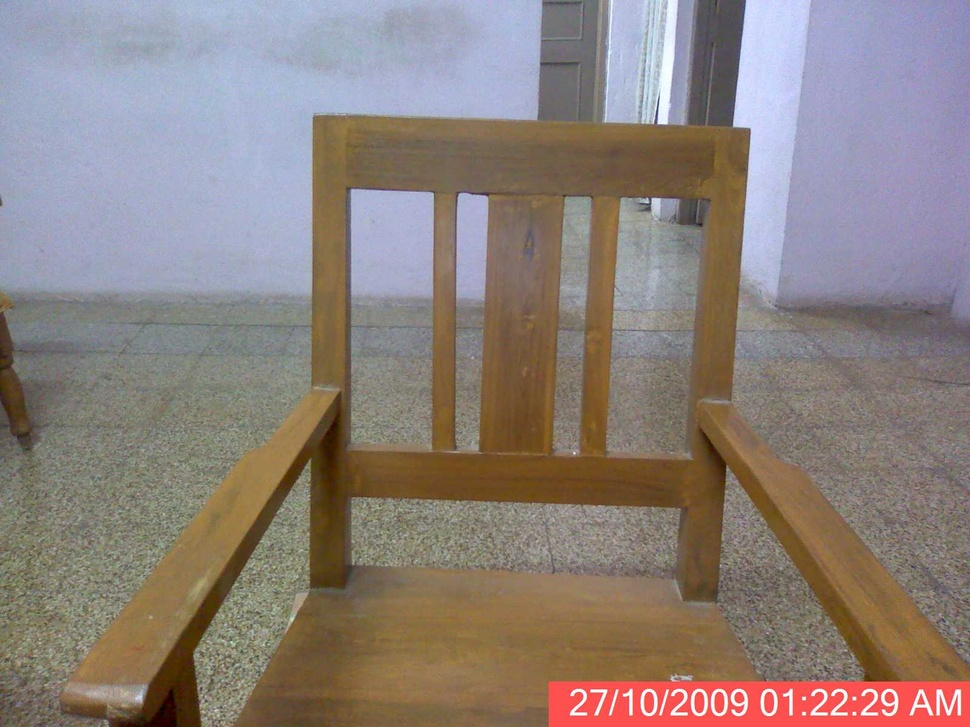
%> input picture SEM 06/IPML/1. Basic Image Processing and Operations on Images/c1.jpg, 970 x 727 px, shrunk from 1600 x 1200 before the run
$ octave ipml1_2.m   (GNU Octave 9; MATLAB toolbox functions it lacks are replaced by stand-ins)
%> lines starting %> are read from the running program, lines starting %| are printed output that depends on the picture
clc
close all
clear all
img1=imread('c1.jpg');
%> img1 is the input picture: size 727x970x3 uint8; mean R, G, B 140.7, 128.9, 123.7
img2=imread('c2.jpg');
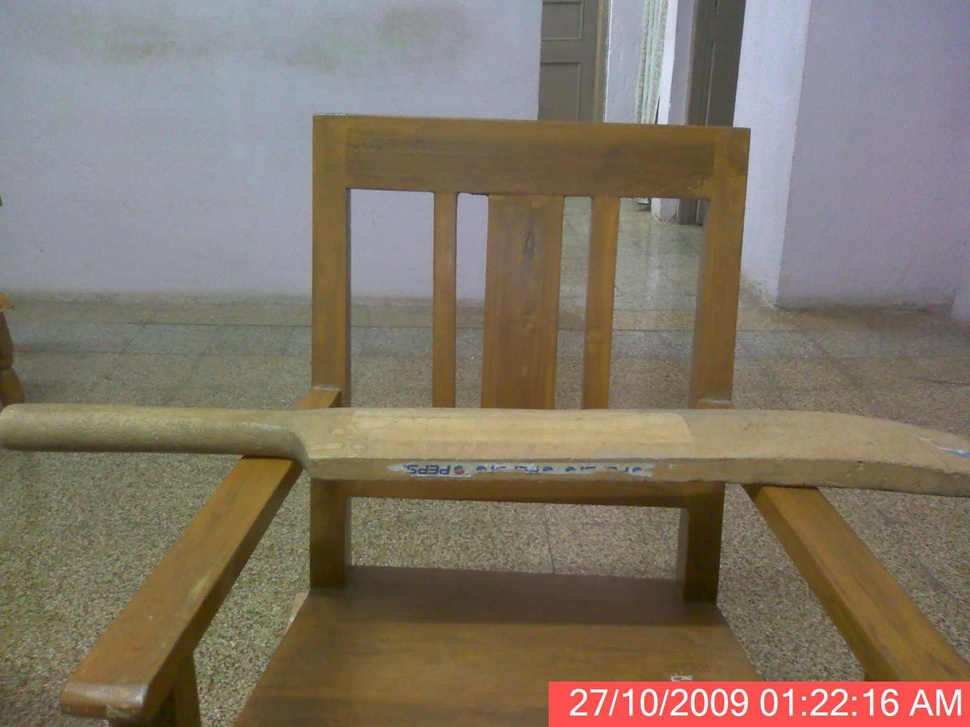
%> input picture SEM 06/IPML/1. Basic Image Processing and Operations on Images/c2.jpg, 970 x 727 px, shrunk from 1600 x 1200 before the run
%> img2 is the input picture: size 727x970x3 uint8; mean R, G, B 129.6, 118.3, 104.5
img3=imread('c3.jpg');
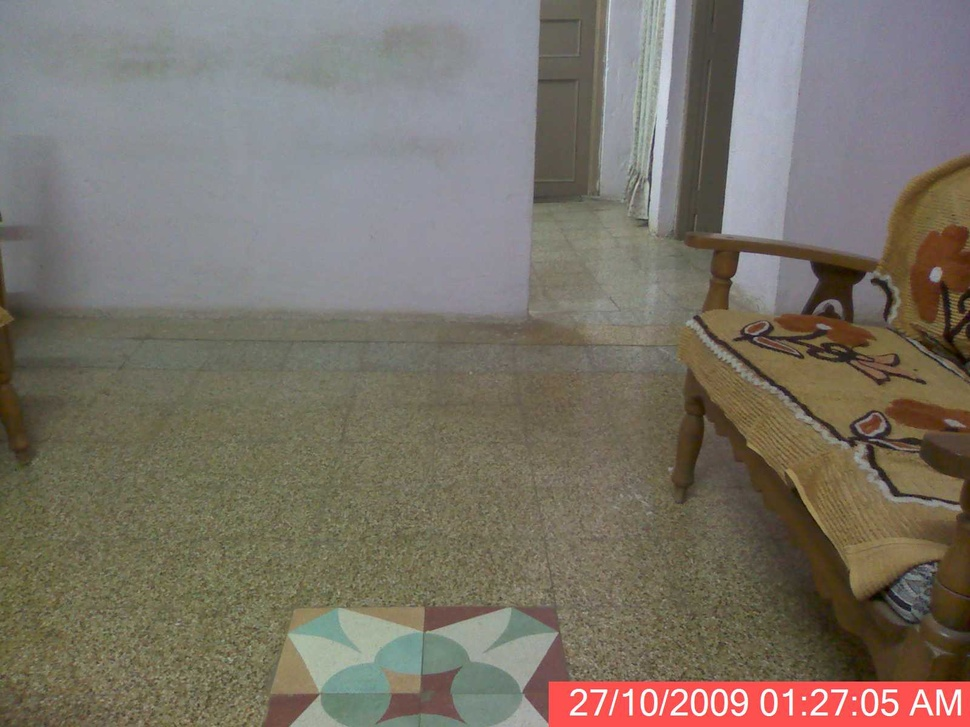
%> input picture SEM 06/IPML/1. Basic Image Processing and Operations on Images/c3.jpg, 970 x 727 px, shrunk from 1600 x 1200 before the run
%> img3 is the input picture: size 727x970x3 uint8; mean R, G, B 122.2, 115, 104.1

sub=imsubtract(img2,img1);
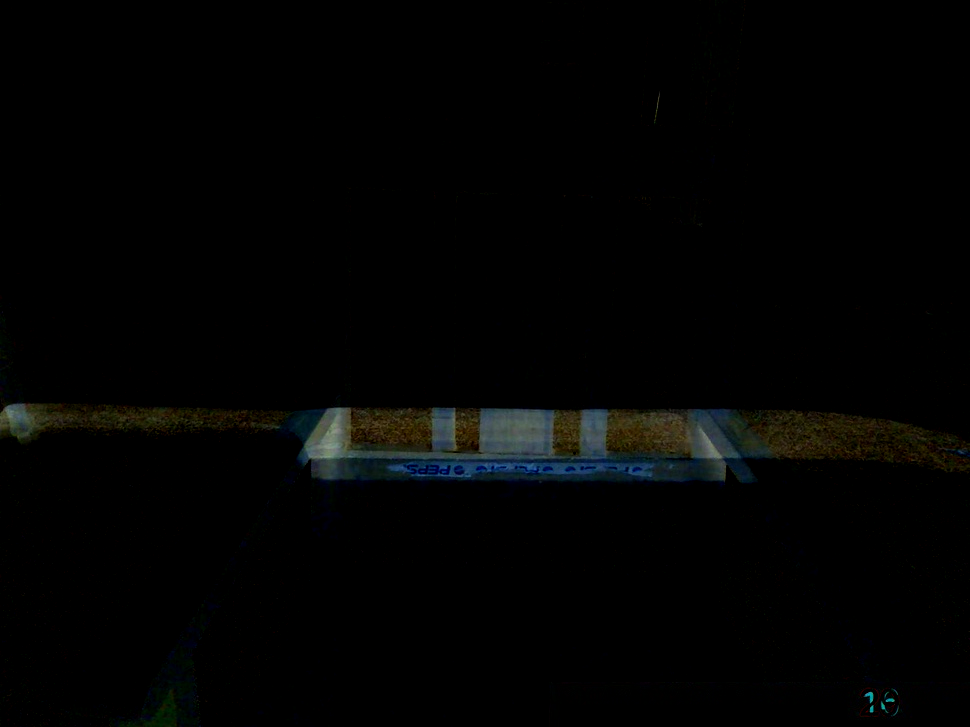
%> sub: size 727x970x3 uint8; mean R, G, B 2.7, 3.2, 2.7
add=imadd(img3,sub) ;

figure(1)
sub1=img2-img1;
add1=img3+sub1;

subplot(3,3,1)
imshow(img1)
title('Image 1')

subplot(3,3,2)
imshow(img2)
title('Image 2')

subplot(3,3,3)
imshow(img3)
title('Image 3')

subplot(3,3,5)
imshow(sub)
title('Subtraction using imsub')

subplot(3,3,6)
imshow(add)
title('Addition using imadd')

subplot(3,3,8)
imshow(sub1)
title('Subtraction using -')

subplot(3,3,9)
imshow(add1)
title('Addition using +')

subplot(3,3,4)
imshow(img1+50)
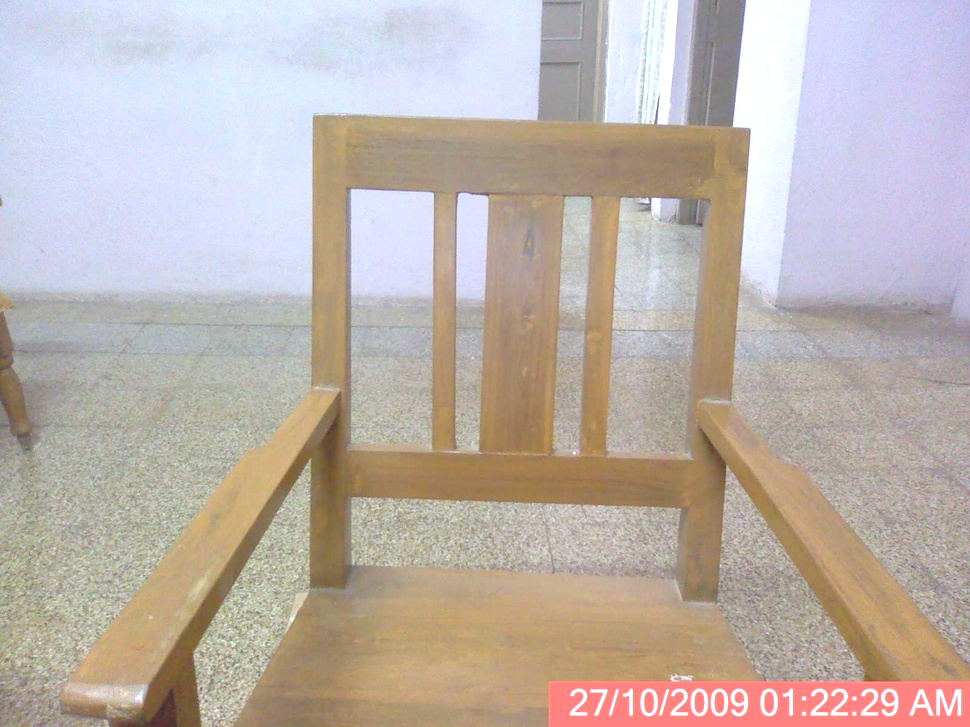
%> displayed picture: size 727x970x3, on the screen's scale of 0 to 255; mean R, G, B 189.5, 178.6, 172.1
title('Image 1 + 50')

subplot(3,3,7)
imshow(img1-80)
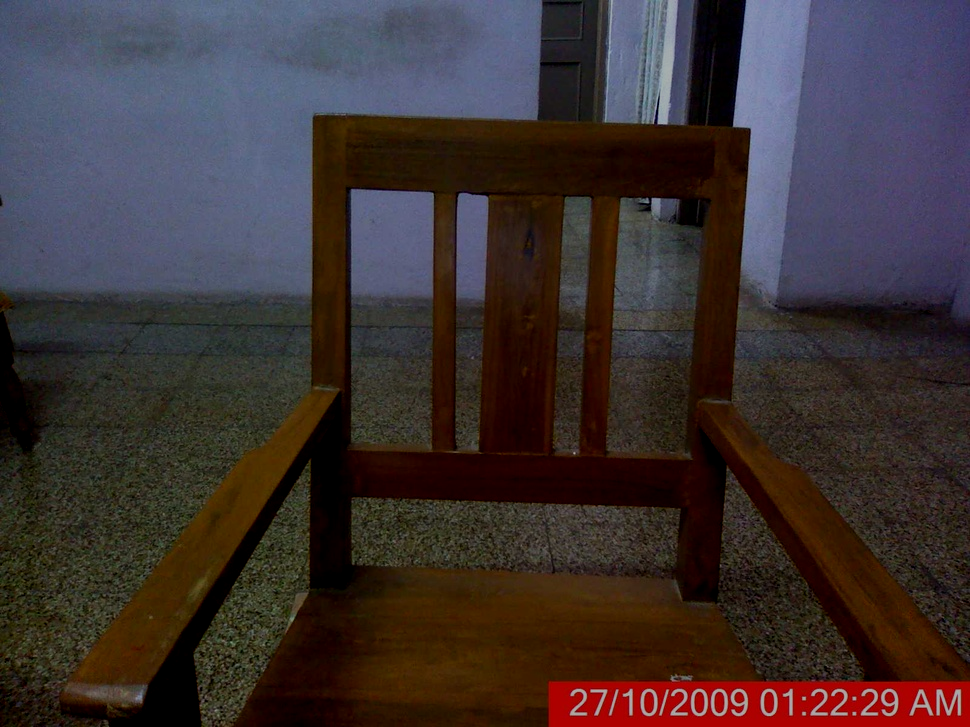
%> displayed picture: size 727x970x3, on the screen's scale of 0 to 255; mean R, G, B 60.9, 49.9, 50
title('Image 1 - 80')

p=ones(3,3);
q=zeros(3,3);

A=[p q p q ; p q p q; p q p q; p q p q];
B=A';

AND=A&B;
OR=A|B;
XOR=xor(A,B);
NOT=~XOR;

figure(2)
subplot(3,2,1)
imshow(A)
title('Image A')

subplot(3,2,2)
imshow(B)
title('Image B')

subplot(3,2,3)
imshow(AND)
title('AND Operation')

subplot(3,2,4)
imshow(OR)
title('OR Operation')

subplot(3,2,5)
imshow(XOR)
title('XOR Operation')

subplot(3,2,6)
imshow(NOT)
title('NOT on XOR Operation')
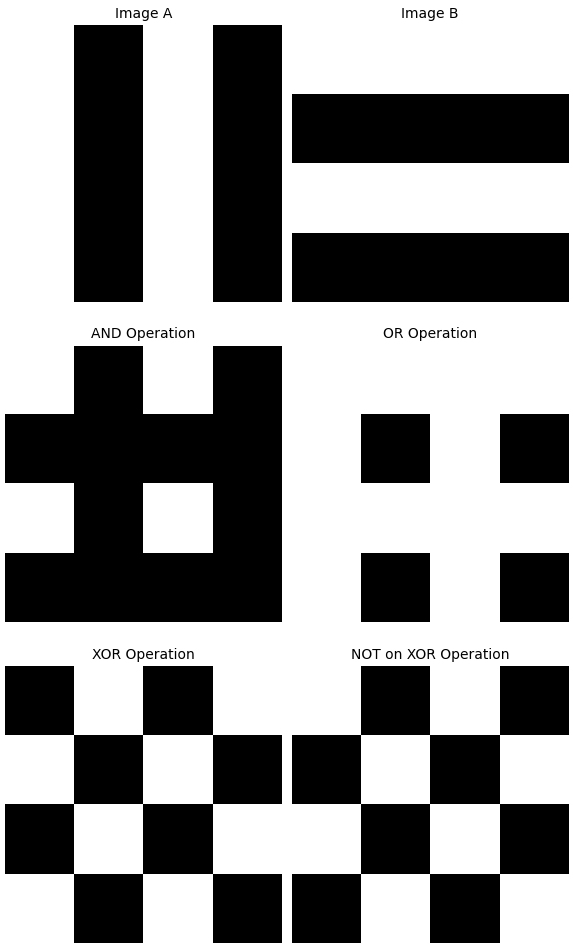
%> figure redrawn from the program's plot data, 6 panels
